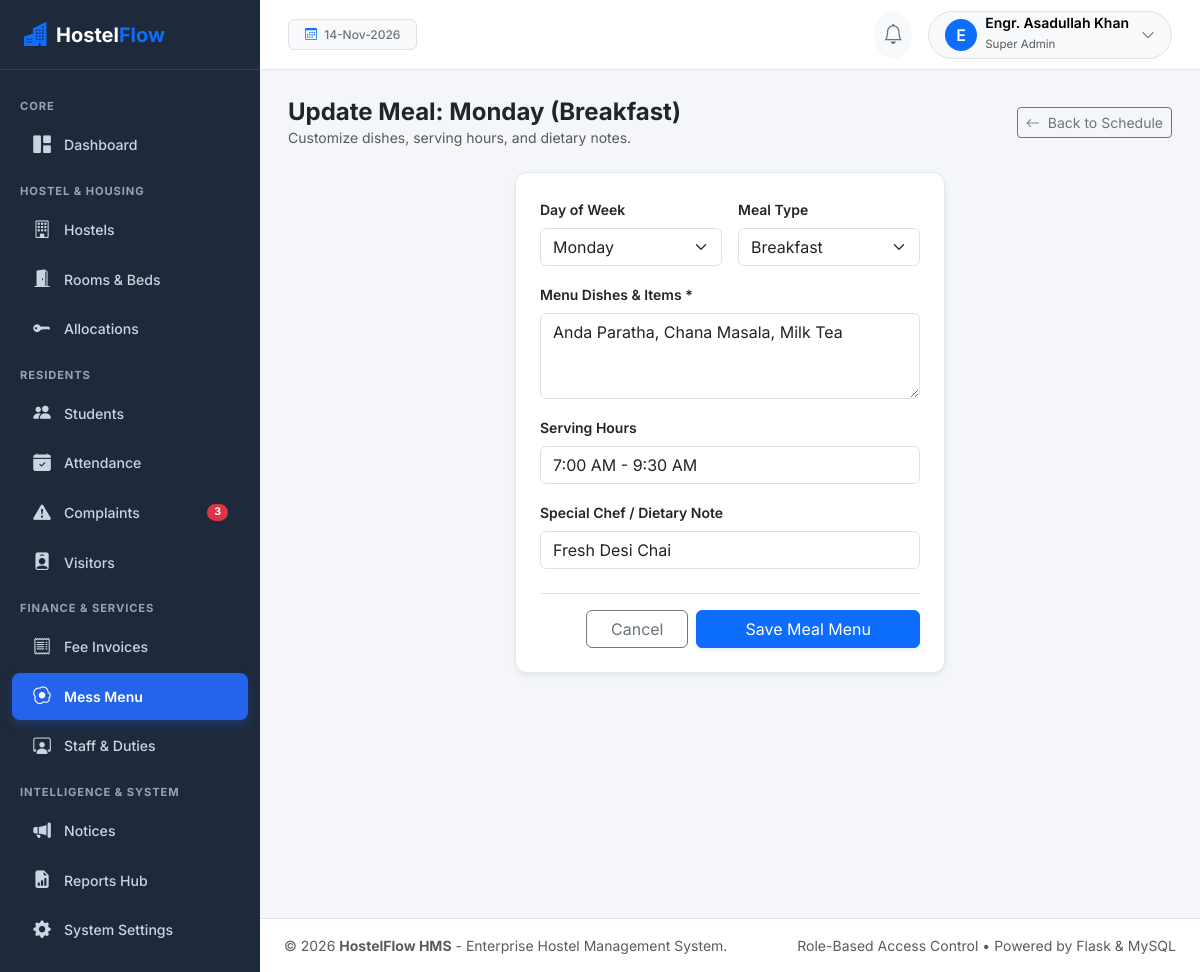
Page /mess/menu/edit (signed in) on the committed database.
### app/models/user.py (models this page shows, shortened)
class User(UserMixin, TimestampMixin, db.Model):
    __tablename__ = 'users'
    id = db.Column(db.Integer, primary_key=True)
    username = db.Column(db.String(80), unique=True, nullable=False, index=True)
    email = db.Column(db.String(120), unique=True, nullable=False, index=True)
    password_hash = db.Column(db.String(255), nullable=False)
    full_name = db.Column(db.String(120), nullable=False)
    avatar = db.Column(db.String(255), default='default_avatar.png')
    is_active = db.Column(db.Boolean, default=True, nullable=False)
    last_login = db.Column(db.DateTime)
    role_id = db.Column(db.Integer, db.ForeignKey('roles.id'), nullable=False)
    role = db.relationship('Role', back_populates='users')
    student_profile = db.relationship('Student', back_populates='user', uselist=False)
    employee_profile = db.relationship('Employee', back_populates='user', uselist=False)
    notifications = db.relationship('Notification', back_populates='user', lazy='dynamic', cascade='all, delete-orphan')
    audit_logs = db.relationship('AuditLog', back_populates='user', lazy='dynamic')
    def has_role(self, role_name):
        return self.role is not None and self.role.name.lower() == role_name.lower()
    @property
    def is_super_admin(self):
        return self.has_role('Super Admin')
    @property
    def is_student(self):
        return self.has_role('Student')
    @property
    def is_staff(self):
        return self.has_role('Staff')

class Role(db.Model):
    __tablename__ = 'roles'
    id = db.Column(db.Integer, primary_key=True)
    name = db.Column(db.String(50), unique=True, nullable=False)
    description = db.Column(db.String(255))
    users = db.relationship('User', back_populates='role', lazy='dynamic')

### app/models/mess.py (models this page shows, shortened)
class MessMenu(TimestampMixin, db.Model):
    __tablename__ = 'mess_menus'
    id = db.Column(db.Integer, primary_key=True)
    hostel_id = db.Column(db.Integer, db.ForeignKey('hostels.id'), nullable=True)
    day_of_week = db.Column(db.String(20), nullable=False)  # Monday, Tuesday, ... Sunday
    meal_type = db.Column(db.String(20), nullable=False)  # Breakfast, Lunch, Dinner
    menu_items = db.Column(db.Text, nullable=False)  # e.g., 'Halwa Puri, Chana, Tea'
    timing = db.Column(db.String(50))  # e.g., '7:00 AM - 9:30 AM'
    special_note = db.Column(db.String(255))
    hostel = db.relationship('Hostel', back_populates='mess_menus')
    __table_args__ = (
        db.UniqueConstraint('hostel_id', 'day_of_week', 'meal_type', name='uix_hostel_day_meal'),
    )

### app/routes/mess.py (the view, shortened to what this page needs)
@mess_bp.route('/menu/edit', methods=['GET', 'POST'])
@login_required
@role_required('Super Admin', 'Hostel Admin', 'Warden')
def edit_meal_menu():
    day = request.args.get('day', 'Monday')
    meal = request.args.get('meal', 'Breakfast')
    hostel_id = request.args.get('hostel_id', type=int)
    existing = MessMenu.query.filter_by(
        day_of_week=day, meal_type=meal, hostel_id=hostel_id
    ).first()
    form = MessMenuForm(obj=existing)
    hostels = Hostel.query.all()
    form.hostel_id.choices = [(0, 'All Hostels (Default)')] + [(h.id, h.name) for h in hostels]
    if request.method == 'GET':
        form.day_of_week.data = day
        form.meal_type.data = meal
        if hostel_id:
            form.hostel_id.data = hostel_id
    return render_template('mess/edit_meal.html', form=form, day=day, meal=meal)

### app/forms/operations.py
class MessMenuForm(FlaskForm):
    hostel_id = SelectField('Hostel (Optional for specific hostel)', coerce=int, validators=[Optional()])
    day_of_week = SelectField('Day of the Week', choices=[
        ('Monday', 'Monday'),
        ('Tuesday', 'Tuesday'),
        ('Wednesday', 'Wednesday'),
        ('Thursday', 'Thursday'),
        ('Friday', 'Friday'),
        ('Saturday', 'Saturday'),
        ('Sunday', 'Sunday')
    ], validators=[DataRequired()])
    meal_type = SelectField('Meal Type', choices=[
        ('Breakfast', 'Breakfast'),
        ('Lunch', 'Lunch'),
        ('Dinner', 'Dinner')
    ], validators=[DataRequired()])
    menu_items = TextAreaField('Menu Items & Dish Details', validators=[DataRequired()])
    timing = StringField('Serving Timing (e.g. 7:30 AM - 9:30 AM)', validators=[Optional()])
    special_note = StringField('Special Dietary / Chef Note', validators=[Optional()])
    submit = SubmitField('Save Meal Menu')

### app/__init__.py (called while the page is built)
@login_manager.user_loader
def load_user(user_id):
    return User.query.get(int(user_id))

### app/services/auth_service.py (called while the page is built)
def role_required(*roles):
    def decorator(f):
        @wraps(f)
        def decorated_function(*args, **kwargs):
            if not current_user.is_authenticated:
                return redirect(url_for('auth.login', next=request.url))
            if current_user.is_super_admin:
                return f(*args, **kwargs)
            user_role = current_user.role.name if current_user.role else ''
            if user_role not in roles:
                flash("You do not have administrative permission to access this resource.", "danger")
                abort(403)
            return f(*args, **kwargs)
        return decorated_function
    return decorator

### app/templates/mess/edit_meal.html (shortened to what this page needs)
{% extends "base.html" %}
{% block content %}
<div class="d-flex justify-content-between align-items-center mb-4">
  <div>
    <h4 class="fw-bold mb-0 text-dark">Update Meal: {{ day }} ({{ meal }})</h4>
    <p class="text-muted small mb-0">Customize dishes, serving hours, and dietary notes.</p>
  </div>
  <a href="{{ url_for('mess.weekly_menu') }}" class="btn btn-outline-secondary btn-sm">
    <i class="bi bi-arrow-left me-1"></i> Back to Schedule
  </a>
</div>
<div class="row justify-content-center">
  <div class="col-lg-6">
    <div class="card card-saas">
      <div class="card-body p-4">
        <form method="POST">
          <div class="row g-3 mb-3">
            <div class="col-6">
              <label class="form-label small fw-semibold">Day of Week</label>
              {{ form.day_of_week(class="form-select") }}
            </div>
            <div class="col-6">
              <label class="form-label small fw-semibold">Meal Type</label>
              {{ form.meal_type(class="form-select") }}
            </div>
          </div>
          <div class="mb-3">
            <label class="form-label small fw-semibold">Menu Dishes & Items *</label>
            {{ form.menu_items(class="form-control", rows=3, placeholder="e.g. Chicken Biryani, Raita, Fresh Salad, Cold Drink") }}
          </div>
          <div class="mb-3">
            <label class="form-label small fw-semibold">Serving Hours</label>
            {{ form.timing(class="form-control", placeholder="e.g. 7:30 PM - 9:30 PM") }}
          </div>
          <div class="mb-4">
            <label class="form-label small fw-semibold">Special Chef / Dietary Note</label>
            {{ form.special_note(class="form-control", placeholder="e.g. Special Friday Sweet Dish: Kheer / Custard") }}
          </div>
          <div class="d-flex justify-content-end gap-2 pt-3 border-top">
            <a href="{{ url_for('mess.weekly_menu') }}" class="btn btn-outline-secondary px-4">Cancel</a>
            {{ form.submit(class="btn btn-primary px-5 shadow-sm") }}
          </div>
        </form>
      </div>
    </div>
  </div>
</div>
{% endblock %}

### app/templates/base.html (shortened to what this page needs)
<!DOCTYPE html>
<html lang="en">
<head>
  <link href="https://cdn.jsdelivr.net/npm/bootstrap@5.3.3/dist/css/bootstrap.min.css" rel="stylesheet">
  <link rel="stylesheet" href="https://cdn.jsdelivr.net/npm/bootstrap-icons@1.11.3/font/bootstrap-icons.min.css">
  <link rel="stylesheet" href="{{ url_for('static', filename='css/style.css') }}">
</head>
<body>
<div class="d-flex" id="wrapper">
  <div id="sidebar-wrapper">
    <div class="sidebar-brand">
      <i class="bi bi-buildings-fill text-primary me-2 fs-4"></i>
      <span>Hostel<span class="text-primary">Flow</span></span>
    </div>
    <div class="py-3">
      {% if current_user.is_authenticated and not current_user.is_student and not current_user.is_staff %}
        <div class="sidebar-heading">Core</div>
        <a href="{{ url_for('dashboard.index') }}" class="nav-link-custom {% if request.endpoint and request.endpoint == 'dashboard.index' %}active{% endif %}">
          <i class="bi bi-grid-1x2-fill"></i> Dashboard
        </a>
        <div class="sidebar-heading">Hostel & Housing</div>
        <a href="{{ url_for('hostels.list_hostels') }}" class="nav-link-custom {% if request.endpoint and 'hostels' in request.endpoint %}active{% endif %}">
          <i class="bi bi-building"></i> Hostels
        </a>
        <a href="{{ url_for('rooms.list_rooms') }}" class="nav-link-custom {% if request.endpoint and 'rooms' in request.endpoint %}active{% endif %}">
          <i class="bi bi-door-open-fill"></i> Rooms & Beds
        </a>
        <a href="{{ url_for('allocations.list_allocations') }}" class="nav-link-custom {% if request.endpoint and 'allocations' in request.endpoint %}active{% endif %}">
          <i class="bi bi-key-fill"></i> Allocations
        </a>
        <div class="sidebar-heading">Residents</div>
        <a href="{{ url_for('students.list_students') }}" class="nav-link-custom {% if request.endpoint and 'students' in request.endpoint %}active{% endif %}">
          <i class="bi bi-people-fill"></i> Students
        </a>
        <a href="{{ url_for('attendance.index') }}" class="nav-link-custom {% if request.endpoint and 'attendance' in request.endpoint %}active{% endif %}">
          <i class="bi bi-calendar-check-fill"></i> Attendance
        </a>
        <a href="{{ url_for('complaints.list_complaints') }}" class="nav-link-custom {% if request.endpoint and 'complaints' in request.endpoint %}active{% endif %}">
          <i class="bi bi-exclamation-triangle-fill"></i> Complaints
          {% if pending_complaints_count > 0 %}
            <span class="badge bg-danger rounded-pill ms-auto">{{ pending_complaints_count }}</span>
          {% endif %}
        </a>
        <a href="{{ url_for('visitors.list_visitors') }}" class="nav-link-custom {% if request.endpoint and 'visitors' in request.endpoint %}active{% endif %}">
          <i class="bi bi-person-badge-fill"></i> Visitors
        </a>
        <div class="sidebar-heading">Finance & Services</div>
        <a href="{{ url_for('fees.list_invoices') }}" class="nav-link-custom {% if request.endpoint and 'fees' in request.endpoint %}active{% endif %}">
          <i class="bi bi-receipt"></i> Fee Invoices
        </a>
        <a href="{{ url_for('mess.weekly_menu') }}" class="nav-link-custom {% if request.endpoint and 'mess' in request.endpoint %}active{% endif %}">
          <i class="bi bi-egg-fried"></i> Mess Menu
        </a>
        <a href="{{ url_for('staff.list_employees') }}" class="nav-link-custom {% if request.endpoint and 'staff' in request.endpoint %}active{% endif %}">
          <i class="bi bi-person-workspace"></i> Staff & Duties
        </a>
        <div class="sidebar-heading">Intelligence & System</div>
        <a href="{{ url_for('announcements.list_announcements') }}" class="nav-link-custom {% if request.endpoint and 'announcements' in request.endpoint %}active{% endif %}">
          <i class="bi bi-megaphone-fill"></i> Notices
        </a>
        <a href="{{ url_for('reports.index') }}" class="nav-link-custom {% if request.endpoint and 'reports' in request.endpoint %}active{% endif %}">
          <i class="bi bi-file-earmark-bar-graph-fill"></i> Reports Hub
        </a>
        {% if current_user.is_super_admin %}
          <a href="{{ url_for('settings.general_settings') }}" class="nav-link-custom {% if request.endpoint and 'settings' in request.endpoint %}active{% endif %}">
            <i class="bi bi-gear-fill"></i> System Settings
          </a>
        {% endif %}
      {% endif %}
    </div>
  </div>
  <div id="page-content-wrapper">
    <nav class="navbar top-navbar d-flex align-items-center justify-content-between">
      <div class="d-flex align-items-center gap-3">
        <span class="badge bg-light text-secondary border px-3 py-2 fw-medium">
          <i class="bi bi-calendar3 me-1 text-primary"></i>
          {{ today_date|date_format }}
        </span>
      </div>
      <div class="d-flex align-items-center gap-3">
        <div class="dropdown">
          <button class="btn btn-light position-relative rounded-circle p-2" type="button" data-bs-toggle="dropdown" aria-expanded="false">
            <i class="bi bi-bell fs-5 text-secondary"></i>
          </button>
        </div>
        <div class="dropdown">
          <button class="btn btn-light rounded-pill border d-flex align-items-center gap-2 py-1 px-3" type="button" data-bs-toggle="dropdown" aria-expanded="false">
            <div class="rounded-circle bg-primary text-white d-flex align-items-center justify-content-center" style="width: 32px; height: 32px; font-weight: 600;">
              {{ current_user.full_name[:1] if current_user.is_authenticated else 'U' }}
            </div>
            <div class="text-start d-none d-sm-block">
              <div class="fw-semibold small lh-1">{{ current_user.full_name if current_user.is_authenticated else 'User' }}</div>
              <small class="text-muted" style="font-size: 0.72rem;">{{ current_user.role.name if current_user.is_authenticated and current_user.role else 'Guest' }}</small>
            </div>
            <i class="bi bi-chevron-down text-muted small ms-1"></i>
          </button>
        </div>
      </div>
    </nav>
    <main class="main-body">
      {% block content %}{% endblock %}
    </main>
    <footer class="bg-white border-top py-3 px-4 text-center text-muted small no-print">
      <div class="d-flex flex-column flex-sm-row justify-content-between align-items-center">
        <span>&copy; {{ 2026 }} <strong>HostelFlow HMS</strong> - Enterprise Hostel Management System.</span>
        <span class="mt-1 mt-sm-0">Role-Based Access Control &bull; Powered by Flask & MySQL</span>
      </div>
    </footer>
  </div>
</div>
</body>
</html>

### app/static/css/style.css (style rules this page uses)
:root { --primary-color: #0d6efd; --primary-dark: #0a58ca; --primary-light: #e7f1ff; --secondary-color: #495057; --success-color: #198754; --danger-color: #dc3545; --warning-color: #ffc107; --info-color: #0dcaf0; --body-bg: #f4f6f9; --sidebar-bg: #1e293b; --sidebar-hover: #334155; --sidebar-active: #2563eb; --card-shadow: 0 0.125rem 0.25rem rgba(0, 0, 0, 0.05), 0 0.25rem 0.75rem rgba(0, 0, 0, 0.03); --card-border-radius: 0.75rem; }
body { font-family: 'Inter', -apple-system, BlinkMacSystemFont, "Segoe UI", Roboto, "Helvetica Neue", Arial, sans-serif; background-color: var(--body-bg); color: #334155; min-height: 100vh; }
#sidebar-wrapper { min-height: 100vh; width: 260px; background-color: var(--sidebar-bg); color: #e2e8f0; transition: all 0.3s ease; z-index: 1000; }
#sidebar-wrapper .sidebar-brand { height: 70px; display: flex; align-items: center; padding: 0 1.5rem; font-size: 1.25rem; font-weight: 700; color: #ffffff; border-bottom: 1px solid rgba(255, 255, 255, 0.1); }
.sidebar-heading { padding: 0.75rem 1.25rem 0.25rem; font-size: 0.7rem; text-transform: uppercase; font-weight: 700; letter-spacing: 0.08em; color: #94a3b8; }
.nav-link-custom { display: flex; align-items: center; gap: 0.75rem; padding: 0.65rem 1.25rem; color: #cbd5e1; text-decoration: none; font-size: 0.88rem; font-weight: 500; border-radius: 0.5rem; margin: 0.15rem 0.75rem; transition: all 0.2s ease; }
.nav-link-custom.active { background-color: var(--sidebar-active); color: #ffffff; font-weight: 600; box-shadow: 0 4px 10px rgba(37, 99, 235, 0.3); }
.nav-link-custom i { font-size: 1.1rem; width: 20px; text-align: center; }
#page-content-wrapper { flex: 1; min-width: 0; display: flex; flex-direction: column; }
.top-navbar { height: 70px; background-color: #ffffff; border-bottom: 1px solid #e2e8f0; padding: 0 1.75rem; box-shadow: 0 1px 3px rgba(0, 0, 0, 0.02); }
.main-body { padding: 1.75rem; flex: 1; }
.card-saas { background: #ffffff; border-radius: var(--card-border-radius); border: 1px solid #e2e8f0; box-shadow: var(--card-shadow); overflow: hidden; }

### rows in the picture
User: is_active+full_name "E", is_active+full_name "Engr. Asadullah Khan", role "Super Admin"
MessMenu: day_of_week "Monday", meal_type "Breakfast", menu_items "Anda Paratha, Chana Masala, Milk Tea", timing "7:00 AM - 9:30 AM", special_note "Fresh Desi Chai"

### other values in the picture
{{ pending_complaints_count }} "3"
{{ 2026 }} "2026"
